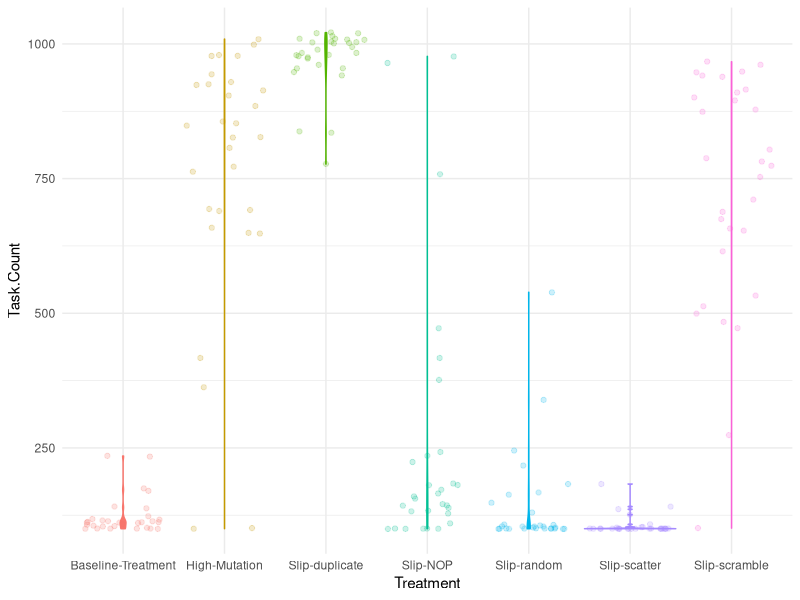
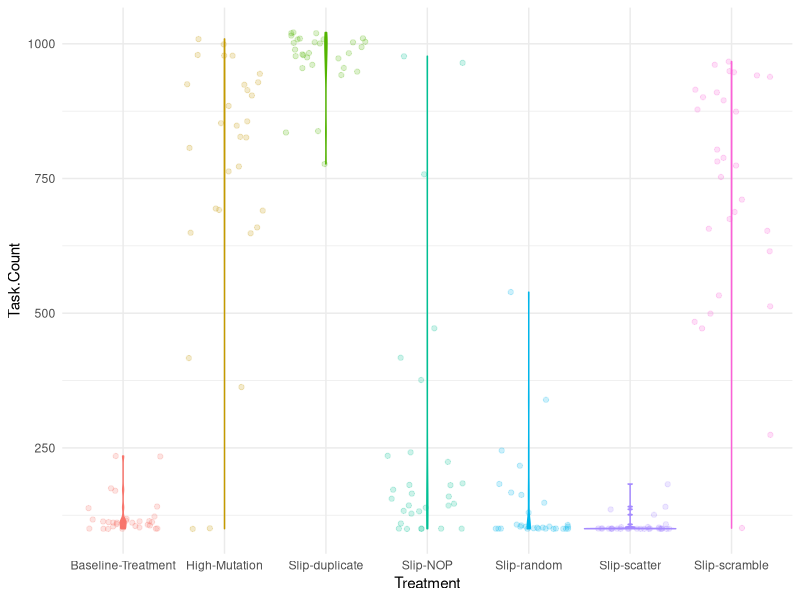

Source code (R) for these figures, in order:
## ---- chunk 1
library(ggplot2)
setwd("/Users/cameronhaynes/Documents/VSCodeGitProjects/AvidaGeneDupe/experiments/2022-3-29-PaperDuplication/TidiedData")
data <- read.csv("FinalDominantGenomeLengths.csv")
names(data)
ggplot(data,aes(x=Treatment,y=Task.Count,color=Treatment,fill=Treatment)) + #Add color=Replicate with a replicate column to plot each curve seperately 
  geom_violin() +
  geom_jitter(alpha = 0.2) +
  theme_minimal() +
  theme(legend.position = 'none')#+ facet_grid(Treatment~.) # Uncomment to plot faceted by treatment

ggsave("LalejiniEtAlReplicationFinalDominantGenomeLengthsViolin.pdf")
